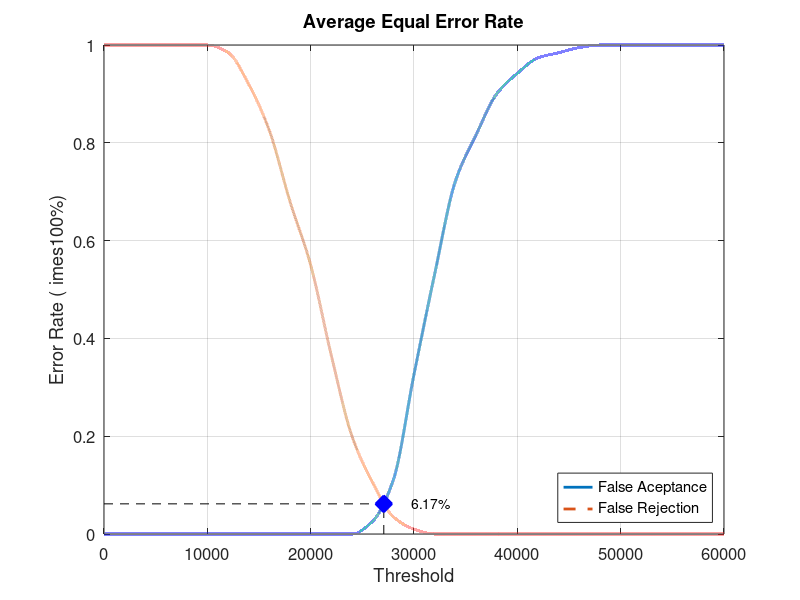
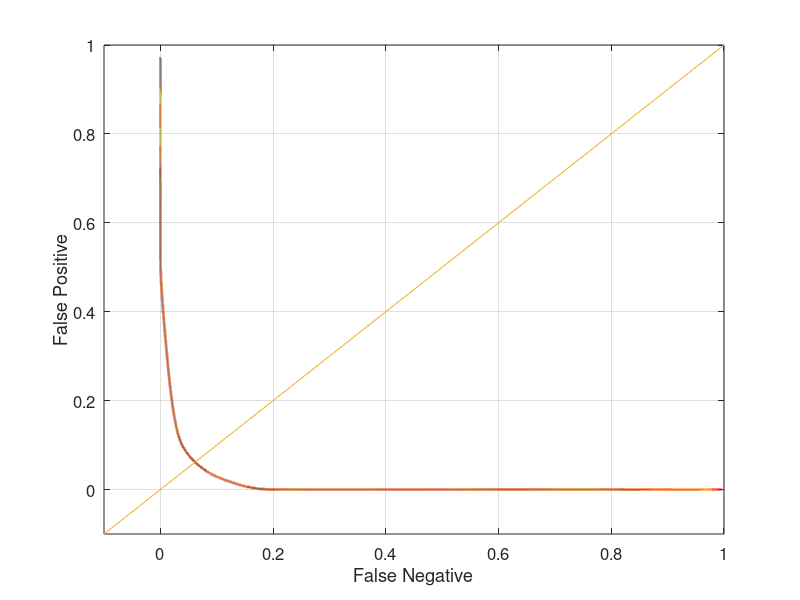

MATLAB code for these plots, in order:
close all;
clear;
clc;
x = 0:2000:60000;
xq = 0:0.5:60000;

y0 = [0 0 0 0 0 0 0 0 0 0 0 0 0 0.0263158 0.110526 0.326316 0.531579 0.721053 0.815789 0.9 0.942105 0.973684 0.984211 0.994737 1 1 1 1 1 1 1]
yy0 = interp1(x, y0, xq, 'pchip');
y1 = [1 1 1 1 1 1 0.985 0.92 0.825 0.68 0.55 0.365 0.2 0.105 0.035 0.01 0 0 0 0 0 0 0 0 0 0 0 0 0 0 0]
yy1 = interp1(x, y1, xq, 'pchip');

% Calculating EER: 
y2 = abs(y0 - y1);
find(y2 == min(y2))
yy2 = abs(yy0 - yy1);
xEER = find(yy2 == min(yy2));
xEERIndex = xq(xEER) % X-axis EER
yEER = yy0(xEER) % Y-axis EER

main = figure
plot(xq, yy0,'-','LineWidth', 2);	hold on
plot(xq, yy1,'--','LineWidth', 2);	hold on
plot([xEERIndex xEERIndex], [0 yEER], 'k--');	hold on
plot([0 xEERIndex], [yEER yEER], 'k--');	hold on
plot(xEERIndex, yEER, 'bx', 'LineWidth', 10);	hold on
text(xEERIndex + 10 * xEERIndex / 100, yEER, [num2str(round((10000 * yEER)) / 100) '%'])
legend('False Aceptance', 'False Rejection', 'Location', 'SouthEast')
xlabel('Threshold')
ylabel('Error Rate (	imes100%)')
title('Average Equal Error Rate')
set(gca, 'FontSize', 12)
axis([0 60000 0 1])
grid on

print(main, 'Database5_2Main', '-dpng');
FNRxFPR = figure('Color', [1 1 1]);
plot(yy1, yy0, '-', yy1, yy0, 'LineWidth', 2);
hold on
y = -0.1:0.1:1
plot(y, y); 
set(gca, 'FontSize', 12)
xlabel('False Negative')
ylabel('False Positive')
axis([-0.1 1 -0.1 1])
set(gca, 'FontSize', 12)
grid on

print(FNRxFPR, 'Database5_2FNRxFPR','-dpng');
